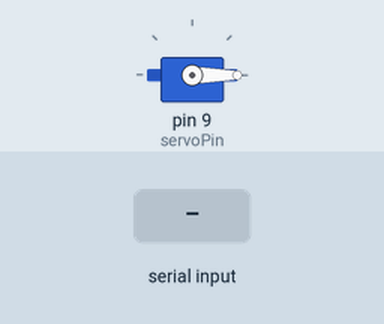
Recording of a sketch running on a simulated Arduino Uno, built with avr-gcc and run on an emulated ATmega328P. On the bench: servo. Inputs (shaded band) come from the test bench.

Above: at 1.2 s.
1.3 s: "B" received over Serial
At 1.6 s:
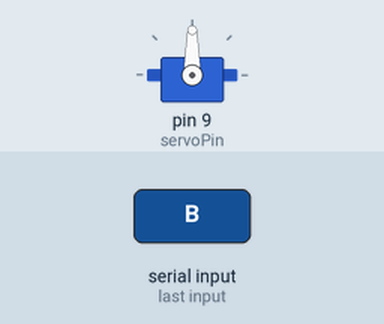
Timing chart, 0 to 4.3 s (numbered marks = the images above; inputs shaded):
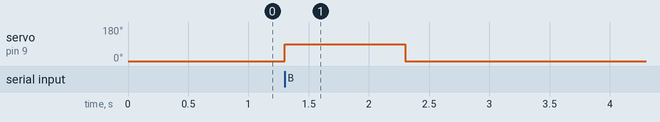

The sketch:

coffee-maker.ino
```cpp
#include <Servo.h>

Servo coffeeServo;

int servoPin = 9;

void setup() {
  Serial.begin(9600);
  coffeeServo.attach(servoPin);

  coffeeServo.write(0);   // starting position
}

void loop() {
  if (Serial.available() > 0) {
    char command = Serial.read();

    if (command == 'B') {
      coffeeServo.write(90);   // press button
      delay(1000);

      coffeeServo.write(0);    // release button
      delay(1000);
    }
  }
}
```

Measured:
- after the input at 1.3 s, servo on pin 9 (servoPin): 0° → 90° at once, → 0° 1.0 s later
